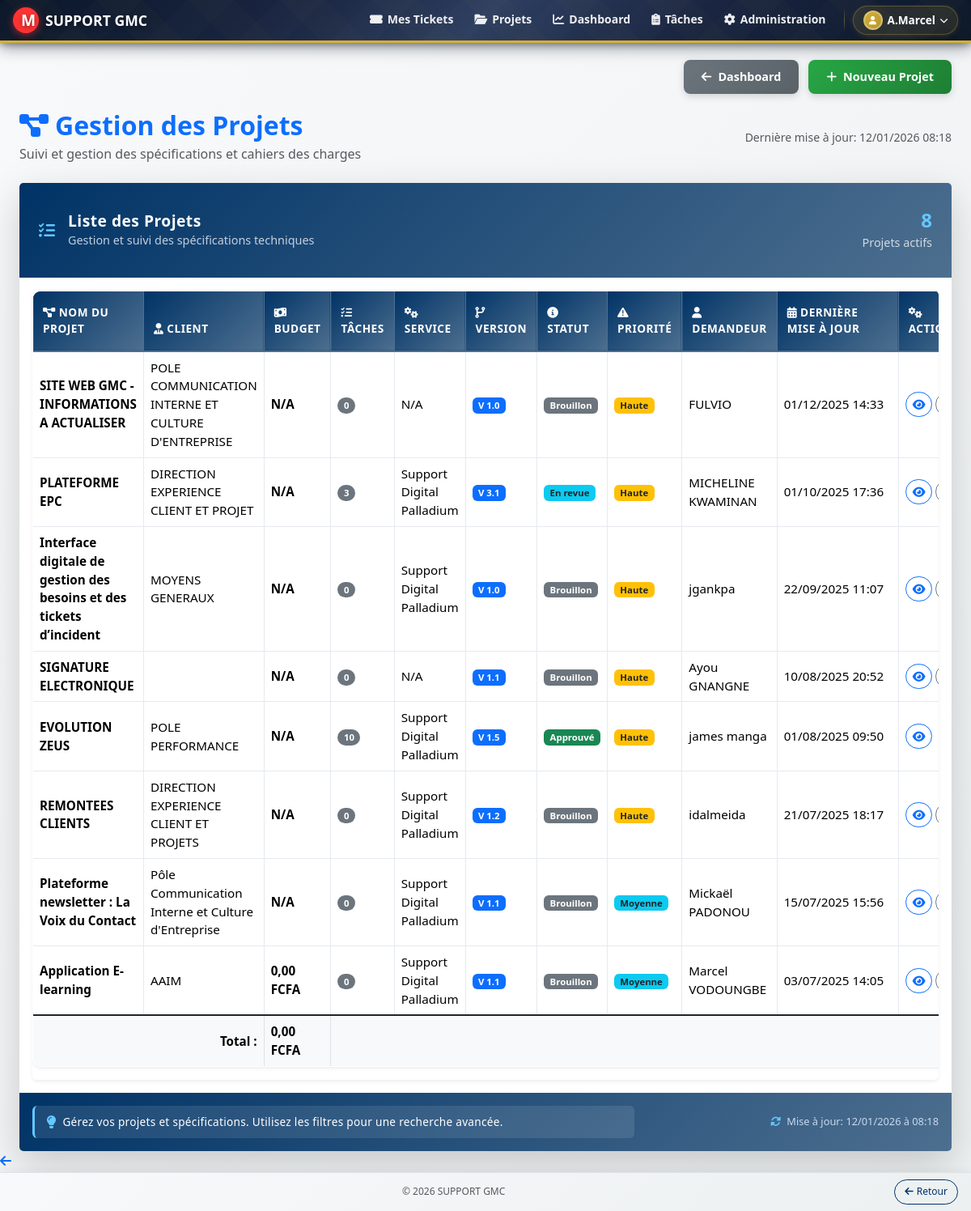
/public/specifications.php (signed in), run on the app's committed database.
### tables this page shows
CREATE TABLE `specifications` (
  `id` int NOT NULL,
  `project_name` varchar(255) NOT NULL,
  `client_name` varchar(255) DEFAULT NULL,
  `service_id` int DEFAULT NULL,
  `budget_estimation` decimal(10,2) DEFAULT NULL,
  `service` varchar(100) DEFAULT NULL,
  `version` varchar(50) NOT NULL DEFAULT '1.0',
  `status` enum('Brouillon','En revue','Approuvé','Archivé') NOT NULL DEFAULT 'Brouillon',
  `content` longtext,
  `created_by` int NOT NULL,
  `last_modified_by` int DEFAULT NULL,
  `created_at` timestamp NOT NULL DEFAULT CURRENT_TIMESTAMP,
  `updated_at` timestamp NOT NULL DEFAULT CURRENT_TIMESTAMP ON UPDATE CURRENT_TIMESTAMP,
  `priority` enum('Basse','Moyenne','Haute','Urgente') NOT NULL DEFAULT 'Moyenne'
);

CREATE TABLE `users` (
  `id` int NOT NULL,
  `username` varchar(50) NOT NULL,
  `password` varchar(255) NOT NULL,
  `email` varchar(100) NOT NULL,
  `role` enum('admin','agent','client') NOT NULL,
  `country_id` int DEFAULT NULL,
  `service_id` int DEFAULT NULL,
  `created_at` datetime DEFAULT CURRENT_TIMESTAMP,
  `has_seen_tutorial` tinyint(1) DEFAULT '0',
  `reset_token` varchar(255) DEFAULT NULL,
  `reset_token_expires_at` datetime DEFAULT NULL,
  `direction_id` int DEFAULT NULL
);

CREATE TABLE `services` (
  `id` int NOT NULL,
  `name` varchar(100) NOT NULL,
  `created_at` datetime DEFAULT CURRENT_TIMESTAMP
);

### config/app_config.php (called while the page is built, shortened)
<?php
if (strpos($_SERVER['SERVER_SOFTWARE'] ?? '', 'PHP') !== false && strpos($_SERVER['SERVER_SOFTWARE'], 'Development Server') !== false) {
    $base_url = '';
} else {
    $base_path = str_replace($_SERVER['DOCUMENT_ROOT'], '', str_replace('\\', '/', dirname(__DIR__)));
    $base_url = rtrim($base_path, '/') . '/public';
}

### public/specifications.php (the view, shortened to what this page needs)
<?php
require_once '../config/database.php';
include '../includes/header.php';
?>
<?php
function get_status_badge($status) {
    switch ($status) {
        case 'Brouillon': return '<span class="badge bg-secondary">Brouillon</span>';
        case 'En revue': return '<span class="badge bg-info text-dark">En revue</span>';
        case 'Approuvé': return '<span class="badge bg-success">Approuvé</span>';
    }
}
function get_priority_badge($priority) {
    switch ($priority) {
        case 'Haute': return '<span class="badge bg-warning text-dark">Haute</span>';
        case 'Moyenne': return '<span class="badge bg-info text-dark">Moyenne</span>';
    }
}
$sql = "
    SELECT
        s.id, s.project_name, s.client_name, s.budget_estimation, s.version, s.status, s.priority, s.updated_at,
        u.username as created_by_username,
        serv.name as service_name,
        (SELECT COUNT(t.id) FROM tasks t WHERE t.specification_id = s.id) as task_count
    FROM specifications s
    JOIN users u ON s.created_by = u.id
    LEFT JOIN services serv ON s.service_id = serv.id
    LEFT JOIN specification_stakeholders ss ON s.id = ss.specification_id";
$sql .= " GROUP BY s.id, u.username, serv.name";
$sql .= " ORDER BY s.updated_at DESC";
$stmt = mysqli_prepare($link, $sql);
if ($stmt) {
    mysqli_stmt_execute($stmt);
    $result = mysqli_stmt_get_result($stmt);
    $specifications = mysqli_fetch_all($result, MYSQLI_ASSOC);
} else {
    $specifications = [];
    error_log('Erreur de préparation de la requête pour les spécifications : ' . mysqli_error($link));
}
$total_budget = array_sum(array_column($specifications, 'budget_estimation'));
?>
<div class="container-fluid">
    <div class="page-header-buttons">
        <a href="<?php echo $base_url; ?>/dashboard.php" class="btn btn-secondary" title="Retour au Dashboard">
            <i class="fas fa-arrow-left"></i>Dashboard
        </a>
        <a href="<?php echo $base_url; ?>/specification_edit.php" class="btn btn-success" title="Créer une nouvelle spécification">
            <i class="fas fa-plus"></i>Nouveau Projet
        </a>
    </div>
    <div class="row mb-4">
        <div class="col-12">
            <div class="d-flex justify-content-between align-items-center">
                <div>
                    <h1 class="h2 mb-1 text-primary fw-bold">
                        <i class="fas fa-project-diagram me-2"></i>Gestion des Projets
                    </h1>
                    <p class="text-muted mb-0">Suivi et gestion des spécifications et cahiers des charges</p>
                </div>
                <div class="text-end">
                    <small class="text-muted">Dernière mise à jour: <?php echo date('d/m/Y H:i'); ?></small>
                </div>
            </div>
        </div>
    </div>
    <div class="card border-0 shadow-lg">
        <div class="card-header bg-gradient-primary text-white border-0" style="background: linear-gradient(135deg, #003366 0%, #4D6F8F 100%); padding: 2rem 1.5rem;">
            <div class="d-flex align-items-center justify-content-between">
                <div class="d-flex align-items-center">
                    <i class="fas fa-list-check fa-lg me-3" style="color: #64c8ff;"></i>
                    <div>
                        <h5 class="mb-0 fw-bold" style="font-size: 1.2rem; letter-spacing: 0.5px;">Liste des Projets</h5>
                        <small class="opacity-75" style="font-size: 0.9rem;">Gestion et suivi des spécifications techniques</small>
                    </div>
                </div>
                <div class="text-end">
                    <div class="h4 mb-0 fw-bold" style="color: #64c8ff;"><?php echo count($specifications); ?></div>
                    <small class="opacity-75" style="font-size: 0.9rem;">Projets actifs</small>
                </div>
            </div>
        </div>
        <div class="card-body">
            <div class="table-responsive">
                <table id="specificationsTable" class="table table-hover align-middle shadow-sm table-bordered" style="width:100%; font-size: 0.95rem; border-radius: 10px; overflow: hidden; border: 1px solid rgba(0, 51, 102, 0.1);">
                    <thead class="table-header-institutional">
                        <tr>
                            <th><i class="fas fa-project-diagram me-1"></i>Nom du Projet</th>
                            <th><i class="fas fa-user-tie me-1"></i>Client</th>
                            <th><i class="fas fa-money-bill-wave me-1"></i>Budget</th>
                            <th><i class="fas fa-tasks me-1"></i>Tâches</th>
                            <th class="d-none d-xl-table-cell"><i class="fas fa-cogs me-1"></i>Service</th>
                            <th class="d-none d-xl-table-cell"><i class="fas fa-code-branch me-1"></i>Version</th>
                            <th><i class="fas fa-info-circle me-1"></i>Statut</th>
                            <th><i class="fas fa-exclamation-triangle me-1"></i>Priorité</th>
                            <th class="d-none d-lg-table-cell"><i class="fas fa-user me-1"></i>Demandeur</th>
                            <th class="d-none d-xl-table-cell" style="min-width: 150px; width: 150px;"><i class="fas fa-calendar-alt me-1"></i>Dernière mise à jour</th>
                            <th><i class="fas fa-cogs me-1"></i>Actions</th>
                        </tr>
                    </thead>
                    <tbody>
                        <?php foreach ($specifications as $spec): ?>
                            <tr>
                                <td><strong><?= htmlspecialchars($spec['project_name'] ?? ''); ?></strong></td>
                                <td><?= htmlspecialchars($spec['client_name'] ?? ''); ?></td>
                                <td><strong><?= isset($spec['budget_estimation']) ? number_format($spec['budget_estimation'], 2, ',', ' ') . ' FCFA' : 'N/A'; ?></strong></td>
                                <td><span class="badge rounded-pill bg-secondary"><?= $spec['task_count'] ?></span></td>
                                <td class="d-none d-xl-table-cell"><?= htmlspecialchars($spec['service_name'] ?? 'N/A'); ?></td>
                                <td class="d-none d-xl-table-cell"><span class="badge bg-primary"><?= htmlspecialchars($spec['version'] ?? ''); ?></span></td>
                                <td><?= get_status_badge($spec['status'] ?? ''); ?></td>
                                <td><?= get_priority_badge($spec['priority'] ?? 'Moyenne'); ?></td>
                                <td class="d-none d-lg-table-cell"><?= htmlspecialchars($spec['created_by_username'] ?? ''); ?></td>
                                <td class="d-none d-xl-table-cell" style="min-width: 150px; width: 150px;"><?= isset($spec['updated_at']) ? date('d/m/Y H:i', strtotime($spec['updated_at'])) : ''; ?></td>
                                <td>
                                    <div class="btn-group" role="group">
                                        <a href="specification_view.php?id=<?= $spec['id']; ?>" class="btn btn-sm btn-outline-primary rounded-pill fw-semibold" title="Consulter le projet" data-bs-toggle="tooltip" data-bs-placement="top">
                                            <i class="fas fa-eye"></i>
                                        </a>
                                        <?php if (($spec['status'] ?? '') !== 'Approuvé'): ?>
                                            <a href="specification_edit.php?id=<?= $spec['id']; ?>" class="btn btn-sm btn-outline-secondary rounded-pill fw-semibold ms-1" title="Modifier le projet" data-bs-toggle="tooltip" data-bs-placement="top">
                                            </a>
                                        <?php endif; ?>
                                    </div>
                                </td>
                            </tr>
                        <?php endforeach; ?>
                    </tbody>
                    <?php if (!empty($specifications)) : ?>
                    <tfoot class="table-group-divider">
                        <tr class="table-light">
                            <td colspan="2" class="text-end fw-bold">Total :</td>
                            <td class="fw-bold"><?= number_format($total_budget, 2, ',', ' ') . ' FCFA'; ?></td>
                            <td colspan="8"></td>
                        </tr>
                    </tfoot>
                    <?php endif; ?>
                </table>
            </div>
        </div>
        <div class="card-footer border-0" style="background: linear-gradient(135deg, #003366 0%, #4D6F8F 100%); padding: 1rem;">
            <div class="row align-items-center g-2">
                <div class="col-md-8">
                    <div class="d-flex align-items-center" style="background: rgba(255, 255, 255, 0.1); padding: 0.6rem 0.9rem; border-left: 3px solid #64c8ff; border-radius: 6px;">
                        <i class="fas fa-lightbulb me-2" style="color: #64c8ff; font-size: 1rem;"></i>
                        <small style="color: white; font-weight: 500; letter-spacing: 0.3px; font-size: 0.85rem;">
                            Gérez vos projets et spécifications. Utilisez les filtres pour une recherche avancée.
                        </small>
                    </div>
                </div>
                <div class="col-md-4 text-end">
                    <div style="color: #c8d9f0; font-size: 0.8rem;">
                        <i class="fas fa-sync-alt me-1" style="color: #64c8ff;"></i>
                        <span style="font-weight: 500;">Mise à jour:</span> <?php echo date('d/m/Y \à H:i'); ?>
                    </div>
                </div>
            </div>
        </div>
    </div>
</div>
<?php include '../includes/footer.php'; ?>

### includes/header.php (style rules this page uses)
.table th, .table td { border-left: 1px solid #dee2e6; border-right: 1px solid #dee2e6; }
.table-responsive { border-radius: 0.375rem; overflow: hidden; box-shadow: 0 0.125rem 0.25rem rgba(0, 0, 0, 0.075); }
body { padding-top: 50px; }
body { background: linear-gradient(135deg, #f8f9fa 0%, #ecf0f1 100%) !important; min-height: 100vh; background-attachment: fixed; }

### public/specifications.php (style rules this page uses)
#specificationsTable thead { background: linear-gradient(135deg, #003366 0%, #4D6F8F 100%) !important; }
.table-header-institutional { background: linear-gradient(135deg, #003366 0%, #4D6F8F 100%) !important; color: white !important; border-bottom: 2px solid #4D6F8F !important; }
.table-header-institutional th { color: white !important; background: linear-gradient(135deg, #003366 0%, #4D6F8F 100%) !important; border-color: #4D6F8F !important; font-weight: 600 !important; text-transform: uppercase !important; font-size: 0.85rem !important; letter-spacing: 0.5px !important; padding: 1rem 0.75rem !important; }
#specificationsTable tbody tr { background: linear-gradient(90deg, #f8f9fa 0%, #ecf0f1 100%) !important; transition: all 0.3s ease !important; }
#specificationsTable tbody td { border-color: rgba(0, 51, 102, 0.1) !important; vertical-align: middle !important; }
.page-header-buttons { display: flex; gap: 12px; margin-bottom: 20px; flex-wrap: wrap; justify-content: flex-end; }
.page-header-buttons .btn { border-radius: 8px; font-weight: 600; padding: 10px 22px; font-size: 0.9rem; box-shadow: 0 3px 10px rgba(0, 0, 0, 0.15); transition: all 0.3s ease; border: none; display: flex; align-items: center; gap: 8px; }
.page-header-buttons .btn-secondary { background: linear-gradient(135deg, #6c757d 0%, #5a6268 100%); color: white; }
.page-header-buttons .btn-success { background: linear-gradient(135deg, #28a745 0%, #1e7e34 100%); color: white; }

### includes/footer.php (style rules this page uses)
body { padding-bottom: 50px !important; }

### data on the page
specifications: project_name "SITE WEB GMC - INFORMATIONS A ACTUALISER", client_name "POLE COMMUNICATION INTERNE ET CULTURE D'ENTREPRISE", shows "N/A", task_count "0", service_name "N/A", version "V 1.0", status "Brouillon", priority "Haute", created_by.username "FULVIO", updated_at "01/12/2025 14:33"
specifications: project_name "PLATEFORME EPC", client_name "DIRECTION EXPERIENCE CLIENT ET PROJET", shows "N/A", task_count "3", service.name "Support Digital Palladium", version "V 3.1", status "En revue", priority "Haute", created_by.username "MICHELINE KWAMINAN", updated_at "01/10/2025 17:36"
specifications: project_name "Interface digitale de gestion des besoins et des tickets d’incident", client_name "MOYENS GENERAUX", shows "N/A", task_count "0", service.name "Support Digital Palladium", version "V 1.0", status "Brouillon", priority "Haute", created_by.username "jgankpa", updated_at "22/09/2025 11:07"
specifications: project_name "SIGNATURE ELECTRONIQUE", shows "N/A", task_count "0", service_name "N/A", version "V 1.1", status "Brouillon", priority "Haute", last_modified_by.username "Ayou GNANGNE", updated_at "10/08/2025 20:52"
specifications: project_name "EVOLUTION ZEUS", client_name "POLE PERFORMANCE", shows "N/A", task_count "10", service.name "Support Digital Palladium", version "V 1.5", status "Approuvé", priority "Haute", created_by.username "james manga", updated_at "01/08/2025 09:50"
specifications: project_name "REMONTEES CLIENTS", client_name "DIRECTION EXPERIENCE CLIENT ET PROJETS", shows "N/A", task_count "0", service.name "Support Digital Palladium", version "V 1.2", status "Brouillon", priority "Haute", last_modified_by.username "idalmeida", updated_at "21/07/2025 18:17"
specifications: project_name "Plateforme newsletter : La Voix du Contact", client_name "Pôle Communication Interne et Culture d'Entreprise", shows "N/A", task_count "0", service.name "Support Digital Palladium", version "V 1.1", status "Brouillon", priority "Moyenne", last_modified_by.username "Mickaël PADONOU", updated_at "15/07/2025 15:56"
specifications: project_name "Application E-learning", client_name "AAIM", budget_estimation "0,00", task_count "0", service.name "Support Digital Palladium", version "V 1.1", status "Brouillon", priority "Moyenne", last_modified_by.username "Marcel VODOUNGBE", updated_at "03/07/2025 14:05"

### other printed values
substr($_SESSION['username'], 0, 15) "A.Marcel"
count($specifications) "8"
$total_budget "0,00"
